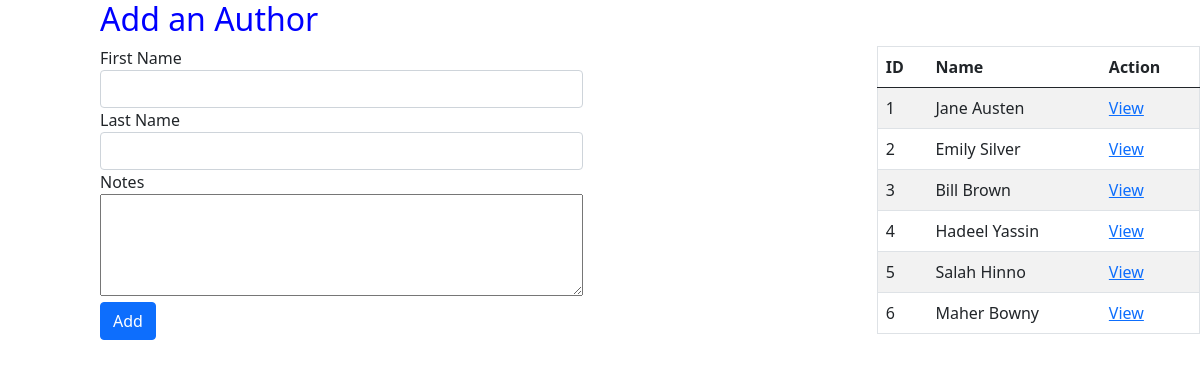
The app's page /authors with its own data.
### app_book/models.py (models this page shows)
class Authors(models.Model):
    first_name = models.CharField(max_length=255)
    last_name = models.CharField(max_length=255, default="")
    books = models.ManyToManyField(Books, related_name="authors")
    created_at = models.DateTimeField(auto_now_add=True)
    updated_at = models.DateTimeField(auto_now=True)
    Notes=models.TextField(default="")

### app_book/views.py (the view)
# urls.py: path('authors', views.index1),
def index1(request):
     context={
        "all_authors": Authors.objects.all()
        }
     return render(request,"index1.html", context)

### app_book/templates/index1.html (shortened to what this page needs)
<!DOCTYPE html>
<html lang="en">
<head>
    <link href="https://cdn.jsdelivr.net/npm/bootstrap@5.0.0-beta1/dist/css/bootstrap.min.css" rel="stylesheet"
>
</head>
<body>
    <h2>Add an Author</h2>
    <article>
        <div>
            <form action="addauthor" method="POST">
                <div class="form-group">
                    <label for="first_name">First Name</label>
                    <input type="text" class="form-control" name="first_name">
                </div>
                <div class="form-group">
                    <label for="last_name">Last Name</label>
                    <input type="text" class="form-control" name="last_name">
                </div>
                <div class="form-group">
                    <label for="notes">Notes</label><br>
                    <textarea id="w3review" name="notes" rows="4" cols="50">
            </textarea>
                </div>
                <input type="submit" class="btn btn-primary" value="Add">
            </form>
        </div>
        <div>
            <table class="table table-striped">
                <thead>
                  <tr>
                    <th scope="col">ID</th>
                    <th scope="col">Name</th>
                    <th scope="col">Action</th>
                  </tr>
                </thead>
                <tbody>
                    {% for author in all_authors%}
                    <tr>
                        <td>{{author.id}}</td>
                        <td>{{author.first_name}} {{author.last_name}}</td>
                        <td><a href="#">View</a></td>
                    </tr>
                    {% endfor%}
                </tbody>
              </table>
        </div>
    </article>
</body>
</html>

### app_book/templates/index1.html (style rules this page uses)
h2 { color: blue; }
article { display: flex; justify-content: space-between; }
table { margin-right:100px; border:1px solid black; }
form, h2 { margin-left:100px; }

### records on screen
Authors: id "1", first_name "Jane", last_name "Austen"
Authors: id "2", first_name "Emily", last_name "Silver"
Authors: id "3", first_name "Bill", last_name "Brown"
Authors: id "4", first_name "Hadeel", last_name "Yassin"
Authors: id "5", first_name "Salah", last_name "Hinno"
Authors: id "6", first_name "Maher", last_name "Bowny"
